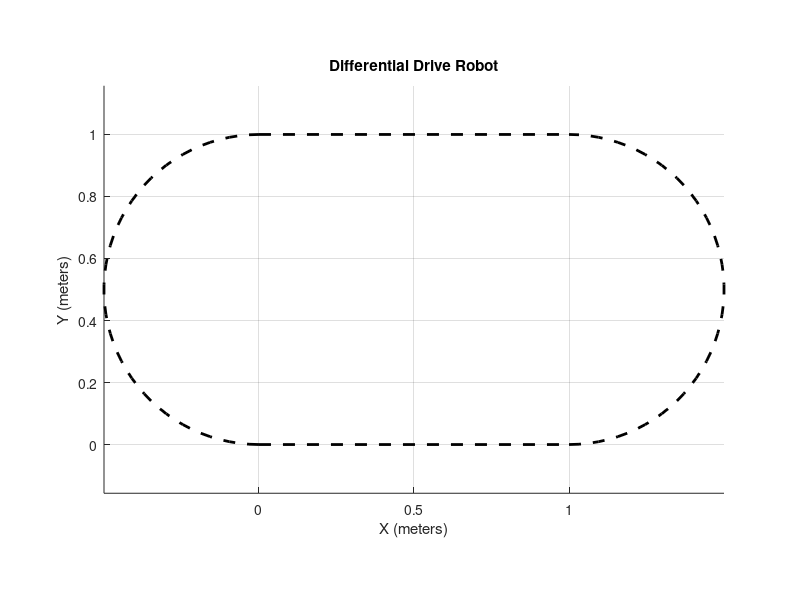

Source code (MATLAB): (Note: this script raises an error after producing the figure.)
clear; clc; 

% =========================================================================
% 1. ROBOT CAR AND TRACK PARAMETERS
% =========================================================================
rR = 0.0325;         % Radius of Right wheel (meters)
rL = 0.0325;         % Radius of Left wheel (meters)
b = 0.1;           % Half-width of the robot (meters)
L = 1;            % Length of straight segment (meters)
R_turn = 0.5;       % Radius of the U-Turn (meters)
v = 0.3;            % Target forward velocity (m/s) , 
% v >> It's based on the operational RPM (around 50 RPM) of the motor u will choose by Arduino Uno controller  

% =========================================================================
% 2. TIMING AND COMMAND SIGNALS
% =========================================================================
% Calculate how long each segment takes based on speed
t_straight = L / v;
t_turn = (pi * R_turn) / v; % Half of Circumference 
t_lap = (2 * t_straight) + (2 * t_turn); % For one lap

% Use a very small time step (0.005s) to eliminate integration drift
dt = 0.005;
t = 0:dt:(2 * t_lap); % Run for exactly 2 full laps

% Calculate required wheel angular velocities (rad/s)
phidot_s  = v / rR;                          % Both wheels straight driving angular velocities
omega     = v / R_turn;                       % Robot yaw rate during U-turns
phidot_tR = (v + (omega * b)) / rR;          % Right (outer) wheel during left & right turn
phidot_tL = (v - (omega * b)) / rL;          % Left  (inner) wheel during left & right turn

% Pre-allocatation 
phidotR = zeros(1, length(t));
phidotL = zeros(1, length(t));

% Fill the arrays with commands based on the exact lap time sequence
for i = 1:length(t)
    time_in_lap = mod(t(i), t_lap); % Loops the timer every lap

    if time_in_lap < t_straight
        % Segment 1: Bottom Straight
        phidotR(i) = phidot_s;  phidotL(i) = phidot_s;
    elseif time_in_lap < (t_straight + t_turn)
        % Segment 2: First U-Turn
        phidotR(i) = phidot_tR; phidotL(i) = phidot_tL;
    elseif time_in_lap < ((2 * t_straight) + t_turn)
        % Segment 3: Top Straight
        phidotR(i) = phidot_s;  phidotL(i) = phidot_s;
    else
        % Segment 4: Second U-Turn
        phidotR(i) = phidot_tR; phidotL(i) = phidot_tL;
    end
end

% =========================================================================
% 3. KINEMATICS INTEGRATION
% =========================================================================
% Pre-allocate pose variables
x     = zeros(1, length(t));
y     = zeros(1, length(t));
theta = zeros(1, length(t));

% Jacobain Matrix: accumulate small pose increments at each time step
for ii = 2:length(t)
    J = [rR*cos(theta(ii-1))/2,  rL*cos(theta(ii-1))/2; ...
         rR*sin(theta(ii-1))/2,  rL*sin(theta(ii-1))/2; ...
         0.5*rR/b,              -0.5*rL/b];

    deltapose = dt * J * [phidotR(ii-1); phidotL(ii-1)];

    x(ii)     = x(ii-1)     + deltapose(1);
    y(ii)     = y(ii-1)     + deltapose(2);
    theta(ii) = theta(ii-1) + deltapose(3);
end
%%
% =========================================================================
% 4. VISUALIZATION & ANIMATION _ Extra part
% =========================================================================
figure('Name', 'Simple Robot Car Animation', 'Position', [100, 100, 800, 500]);
hold on; axis equal; grid on;
title('Differential Drive Robot');
xlabel('X (meters)'); ylabel('Y (meters)');

% Draw the track
ang = linspace(-pi/2, pi/2, 50);
plot([0, L], [0, 0],               'k--', 'LineWidth', 2); % Bottom straight
plot([0, L], [2*R_turn, 2*R_turn], 'k--', 'LineWidth', 2); % Top straight
plot(L + R_turn*cos(ang),  R_turn + R_turn*sin(ang), 'k--', 'LineWidth', 2); % Right curve
plot(0 - R_turn*cos(ang),  R_turn + R_turn*sin(ang), 'k--', 'LineWidth', 2); % Left curve

% Define the shape of the robot in its local (body) frame
chassis_x = [-0.1,  0.1,  0.1, -0.1];
chassis_y = [-0.1, -0.1,  0.1,  0.1];
wheel_x   = [-0.08, 0.08, 0.08, -0.08];
wheelR_y  = [-0.17, -0.17, -0.11, -0.11]; % Right wheel
wheelL_y  = [ 0.11,  0.11,  0.17,  0.17]; % Left wheel

% Create graphic objects (empty at first, updated each animation frame)
h_chassis = patch('XData', [], 'YData', [], 'FaceColor', [0.7 0.7 0.7], 'EdgeColor', 'k');
h_wheelR  = patch('XData', [], 'YData', [], 'FaceColor', 'k');
h_wheelL  = patch('XData', [], 'YData', [], 'FaceColor', 'k');
h_nose    = plot(0, 0, 'r-', 'LineWidth', 3); % Red arrow shows heading direction

% Animation loop (every 10th frame to run at approximately real time)
for ii = 1:10:length(t)

    % 2D rotation matrix for current heading angle
    th    = theta(ii);
    R_mat = [cos(th), -sin(th); sin(th), cos(th)];

    % Rotate all car parts from local frame to world frame
    rot_chassis = R_mat * [chassis_x; chassis_y];
    rot_wheelR  = R_mat * [wheel_x;   wheelR_y];
    rot_wheelL  = R_mat * [wheel_x;   wheelL_y];

    % Translate rotated shapes to the robot's current world position
    set(h_chassis, 'XData', rot_chassis(1,:) + x(ii), 'YData', rot_chassis(2,:) + y(ii));
    set(h_wheelR,  'XData', rot_wheelR(1,:)  + x(ii), 'YData', rot_wheelR(2,:)  + y(ii));
    set(h_wheelL,  'XData', rot_wheelL(1,:)  + x(ii), 'YData', rot_wheelL(2,:)  + y(ii));

    % Update heading arrow (15 cm forward from robot centre)
    set(h_nose, 'XData', [x(ii), x(ii) + 0.15*cos(th)], ...
                'YData', [y(ii), y(ii) + 0.15*sin(th)]);

    drawnow;
end

fprintf('Finished simulating exactly %d points.\n', length(t));
